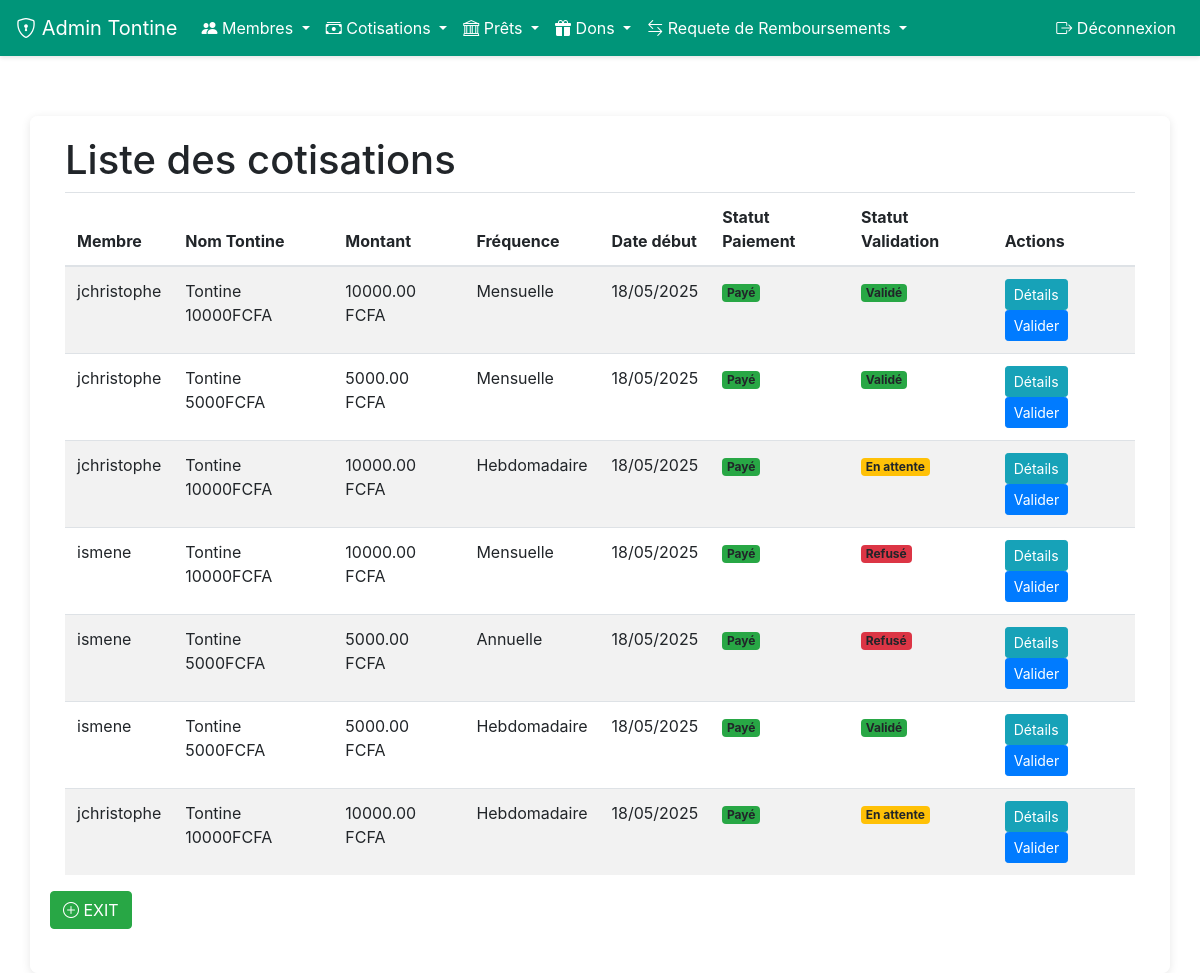
Screenshot of /admin-tontine/cotisations/ (signed in) with the database file from the repository.
### application/models.py (models this page shows, shortened)
class Cotisation(models.Model):
    FREQUENCES = [
        ('H', 'Hebdomadaire'),
        ('M', 'Mensuelle'),
        ('T', 'Trimestrielle'),
        ('A', 'Annuelle')
    ]
    STATUTS = [
        ('ATT', 'En attente'),
        ('VAL', 'Validé'),
        ('REF', 'Refusé')
    ]
    membre = models.ForeignKey(User, on_delete=models.CASCADE)
    nom_tontine = models.CharField(max_length=100, default='')
    montant = models.DecimalField(max_digits=10, decimal_places=2)
    frequence = models.CharField(max_length=1, choices=FREQUENCES)
    date_debut = models.DateField(default=timezone.now)
    est_active = models.BooleanField(default=True)
    date_paiement = models.DateTimeField(null=True, blank=True)
    methode_paiement = models.CharField(max_length=10, blank=True, null=True)
    statut = models.CharField(max_length=3, choices=STATUTS, default='ATT')

### application/views.py (the view)
# urls.py: path('admin-tontine/cotisations/', views.admin_liste_cotisations, name='admin_liste_cotisations'),
@login_required
@user_passes_test(is_tontine_admin)
def admin_liste_cotisations(request):
    cotisations = Cotisation.objects.all().select_related('membre').order_by('-date_debut')
    return render(request, 'admin_tontine/liste_cotisations.html', {'cotisations': cotisations})

### application/views.py (called while the page is built)
def is_tontine_admin(user):
    return hasattr(user, 'profile') and user.profile.is_tontine_admin

### application/templates/admin_tontine/liste_cotisations.html
{% extends 'bas.html' %}
{% block content %}
<div class="container">
    <h1>Liste des cotisations</h1>
    <table class="table table-striped">
        <thead>
            <tr>
                <th>Membre</th>
                <th>Nom Tontine</th>
                <th>Montant</th>
                <th>Fréquence</th>
                <th>Date début</th>
                <th>Statut Paiement</th>
                <th>Statut Validation</th>
                <th>Actions</th>
            </tr>
        </thead>
        <tbody>
            {% for cotisation in cotisations %}
            <tr>
                <td>{{ cotisation.membre.username }}</td>
                <td>{{ cotisation.nom_tontine }}</td>
                <td>{{ cotisation.montant }} FCFA</td>
                <td>{{ cotisation.get_frequence_display }}</td>
                <td>{{ cotisation.date_debut|date:"d/m/Y" }}</td>
                <td>
                    <span class="badge {% if cotisation.est_active %}bg-success{% else %}bg-warning{% endif %}">
                        {% if cotisation.est_active %}Payé{% else %}En attente{% endif %}
                    </span>
                </td>
                <td>
                    <span class="badge
                        {% if cotisation.statut == 'VAL' %}bg-success
                        {% elif cotisation.statut == 'REF' %}bg-danger
                        {% else %}bg-warning{% endif %}">
                        {{ cotisation.get_statut_display }}
                    </span>
                </td>
                <td>
                    <a href="{% url 'application:admin_detail_cotisation' cotisation.id %}" class="btn btn-info btn-sm">Détails</a>
                    <a href="{% url 'application:admin_valider_cotisation' cotisation.id %}" class="btn btn-primary btn-sm">Valider</a>
                </td>
            </tr>
            {% empty %}
            <tr>
                <td colspan="8" class="text-center">Aucune cotisation enregistrée</td>
            </tr>
            {% endfor %}
        </tbody>
    </table>
</div>
    <div class="d-flex justify-content-between align-items-center mb-4">
        <a href="{% url 'application:admin_tontine_dashboard' %}" class="btn btn-success">
            <i class="bi bi-plus-circle"></i> EXIT
        </a>
    </div>
{% endblock %}

### application/templates/bas.html (shortened to what this page needs)
<!doctype html>
<html lang="fr">
  <head>
    <link rel="stylesheet" href="https://cdn.jsdelivr.net/npm/bootstrap@4.4.1/dist/css/bootstrap.min.css">
    <link rel="stylesheet" href="https://cdn.jsdelivr.net/npm/bootstrap-icons@1.10.0/font/bootstrap-icons.css">
    <link rel="stylesheet" href="https://cdn.jsdelivr.net/npm/bootstrap-icons@1.8.0/font/bootstrap-icons.css">
  </head>
  <body>
    <nav class="navbar navbar-expand-lg navbar-dark">
      <a class="navbar-brand" href="{% url 'application:admin_tontine_dashboard' %}">
        <i class="bi bi-shield-lock"></i> Admin Tontine
      </a>
      <div class="collapse navbar-collapse" id="adminNavbar">
        <ul class="navbar-nav mr-auto">
          <li class="nav-item dropdown">
            <a class="nav-link dropdown-toggle" href="#" id="membersDropdown" role="button" data-toggle="dropdown" aria-haspopup="true" aria-expanded="false">
              <i class="bi bi-people-fill"></i> Membres
            </a>
          </li>
          <li class="nav-item dropdown">
            <a class="nav-link dropdown-toggle" href="#" id="cotisationsDropdown" role="button" data-toggle="dropdown" aria-haspopup="true" aria-expanded="false">
              <i class="bi bi-cash-stack"></i> Cotisations
            </a>
          </li>
          <li class="nav-item dropdown">
            <a class="nav-link dropdown-toggle" href="#" id="loansDropdown" role="button" data-toggle="dropdown" aria-haspopup="true" aria-expanded="false">
              <i class="bi bi-bank"></i> Prêts
            </a>
          </li>
          <li class="nav-item dropdown">
            <a class="nav-link dropdown-toggle" href="#" id="donationsDropdown" role="button" data-toggle="dropdown" aria-haspopup="true" aria-expanded="false">
              <i class="bi bi-gift-fill"></i> Dons
            </a>
          </li>
          <li class="nav-item dropdown">
            <a class="nav-link dropdown-toggle" href="#" id="refundsDropdown" role="button" data-toggle="dropdown" aria-haspopup="true" aria-expanded="false">
              <i class="bi bi-arrow-left-right"></i> Requete de  Remboursements
            </a>
          </li>
        </ul>
        <ul class="navbar-nav ml-auto">
          <li class="nav-item">
            <a class="nav-link" href="{% url 'application:deconnexion' %}">
              <i class="bi bi-box-arrow-right"></i> Déconnexion
            </a>
          </li>
        </ul>
      </div>
    </nav>
    <div class="container main-content">
      {% block content %}
      {% endblock %}
    </div>
  </body>
</html>

### application/templates/bas.html (style rules this page uses)
body { margin: 0; padding: 0; background-image: url('https://previews.123rf.com/images/pongmoji/pongmoji1502/pongmoji150200021/36435872-fond-d-%C3%A9cran-int%C3%A9rieur-blanc-la-couleur-de-fond-texture.jpg'); background-size: cover; background-repeat: no-repeat; background-position: center; min-height: 100vh; }
.navbar { background-color: #009579 !important; box-shadow: 0 2px 4px rgba(0,0,0,0.1); }
.navbar-brand, .nav-link { color: white !important; }
.main-content { padding: 20px; margin-top: 60px; background-color: rgba(255, 255, 255, 0.9); border-radius: 8px; box-shadow: 0 2px 10px rgba(0,0,0,0.1); }

### rows the page displays
Cotisation: membre.username "jchristophe", nom_tontine "Tontine 10000FCFA", montant "10000.00", frequence "Mensuelle", date_debut "18/05/2025", est_active "Payé", statut "Validé"
Cotisation: membre.username "jchristophe", nom_tontine "Tontine 5000FCFA", montant "5000.00", frequence "Mensuelle", date_debut "18/05/2025", est_active "Payé", statut "Validé"
Cotisation: membre.username "jchristophe", nom_tontine "Tontine 10000FCFA", montant "10000.00", frequence "Hebdomadaire", date_debut "18/05/2025", est_active "Payé", statut "En attente"
Cotisation: membre.username "ismene", nom_tontine "Tontine 10000FCFA", montant "10000.00", frequence "Mensuelle", date_debut "18/05/2025", est_active "Payé", statut "Refusé"
Cotisation: membre.username "ismene", nom_tontine "Tontine 5000FCFA", montant "5000.00", frequence "Annuelle", date_debut "18/05/2025", est_active "Payé", statut "Refusé"
Cotisation: membre.username "ismene", nom_tontine "Tontine 5000FCFA", montant "5000.00", frequence "Hebdomadaire", date_debut "18/05/2025", est_active "Payé", statut "Validé"
Cotisation: membre.username "jchristophe", nom_tontine "Tontine 10000FCFA", montant "10000.00", frequence "Hebdomadaire", date_debut "18/05/2025", est_active "Payé", statut "En attente"
